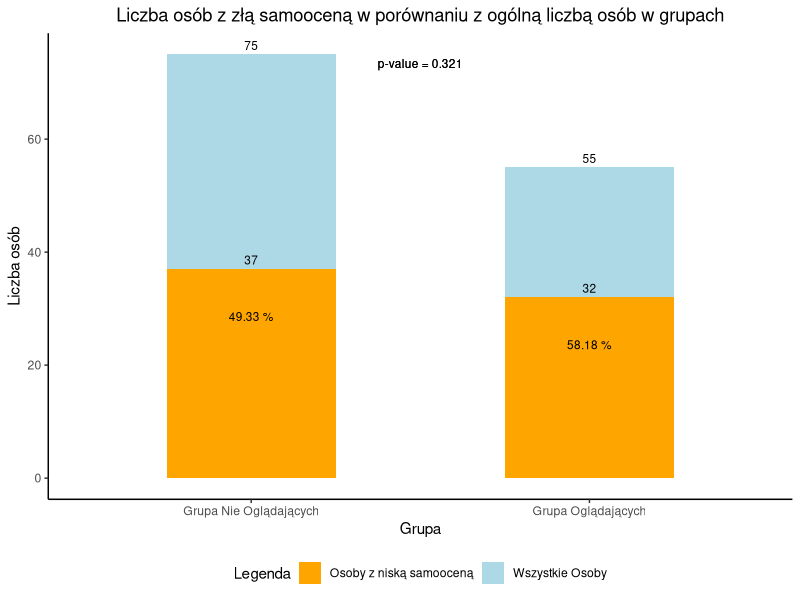

This figure's R source:
library(readxl)  
library(dplyr)   
library(writexl)  
#'''
#1) Treści na TikToku  prowadzą do niezadowolenia z kształtu, 
#wyglądu ciała oraz obniżenia samooceny'''


dir.create("Hipoteza1/Kodowanie", showWarnings = FALSE)

ankieta <- read_excel("ankieta.xlsx")

nazwy_kolumn_do_zakodowania <- ankieta %>%
  mutate(`3. Jak często przeglądasz treści na TikToku dotyczące odżywiania i wyglądu ?._kodowane`=
           case_when(
             `3. Jak często przeglądasz treści na TikToku dotyczące odżywiania i wyglądu ?` =='Nie oglądam tego typu treści'~ 0 ,
             `3. Jak często przeglądasz treści na TikToku dotyczące odżywiania i wyglądu ?` =='Raz w tygodniu' ~ 0,
             `3. Jak często przeglądasz treści na TikToku dotyczące odżywiania i wyglądu ?` =='Codziennie'~ 1,
             `3. Jak często przeglądasz treści na TikToku dotyczące odżywiania i wyglądu ?` =='Kilka razy w tygodniu' ~ 1
           ),
  `21.  Czy cierpisz z powodu niskiej samooceny i/lub zaburzeń emocjonalnych ?_kodowane`=
            case_when(
              `21.  Czy cierpisz z powodu niskiej samooceny i/lub zaburzeń emocjonalnych ?` == 'Tak' ~ 1,
              `21.  Czy cierpisz z powodu niskiej samooceny i/lub zaburzeń emocjonalnych ?` == 'Nie wiem' ~ 0 ,
              `21.  Czy cierpisz z powodu niskiej samooceny i/lub zaburzeń emocjonalnych ?` == 'Nie' ~0
            ),
  `18. Czy zadowala Cię wygląd własnego ciała ?_kodowane`=
    case_when(
      `18. Czy zadowala Cię wygląd własnego ciała ?` == 'Nie, nie jestem zadowolona' ~ 0,
      `18. Czy zadowala Cię wygląd własnego ciała ?` == 'Tak, jestem zadowolona' ~ 1,
      `18. Czy zadowala Cię wygląd własnego ciała ?` == 'Gdybym schudła byłabym zadowolona' ~ 0
      
    ),
  `4. Czy zdarza Ci się porównywać swój wygląd z wyglądem influencerów z TikToka?_kodowane`=
    case_when(
      `4. Czy zdarza Ci się porównywać swój wygląd z wyglądem influencerów z TikToka?` == 'Tak' ~ 1,
      `4. Czy zdarza Ci się porównywać swój wygląd z wyglądem influencerów z TikToka?` == 'Nie' ~ 0
    ),
  `5. Jeżeli tak to czy wpłynęło to w jakiś sposób na twoją samoocenę ?_kodowane` =
    case_when(
      `5. Jeżeli tak to czy wpłynęło to w jakiś sposób na twoją samoocenę ?`== 'Tak, moja samoocena uległa pogorszeniu' ~ 1,
      `5. Jeżeli tak to czy wpłynęło to w jakiś sposób na twoją samoocenę ?`== 'Nie myślałam nad tym' ~ 0,
      `5. Jeżeli tak to czy wpłynęło to w jakiś sposób na twoją samoocenę ?`== 'Nie, nie wpłynęło to na moją samoocenę' ~0
    ),
  `interptacja_pytania_4_i_5_kodowane` = ifelse(`4. Czy zdarza Ci się porównywać swój wygląd z wyglądem influencerów z TikToka?_kodowane` == 1, 
                                       `5. Jeżeli tak to czy wpłynęło to w jakiś sposób na twoją samoocenę ?_kodowane`, 
                                       "none")
  
)
  

dane_po_kodowaniu_hip1_grupy<- nazwy_kolumn_do_zakodowania %>%
  select(ends_with("_kodowane"))


grupa_Ogladaczy <- filter(
  dane_po_kodowaniu_hip1_grupy ,
  dane_po_kodowaniu_hip1_grupy$`3. Jak często przeglądasz treści na TikToku dotyczące odżywiania i wyglądu ?._kodowane` == 1
)


grupa_NieOgladaczy <- filter(
  dane_po_kodowaniu_hip1_grupy,
  dane_po_kodowaniu_hip1_grupy$`3. Jak często przeglądasz treści na TikToku dotyczące odżywiania i wyglądu ?._kodowane` == 0
)

t_samoocena <- t.test(
  grupa_Ogladaczy$`21.  Czy cierpisz z powodu niskiej samooceny i/lub zaburzeń emocjonalnych ?_kodowane`,
  grupa_NieOgladaczy$`21.  Czy cierpisz z powodu niskiej samooceny i/lub zaburzeń emocjonalnych ?_kodowane`,
  alternative = "two.sided"
  )

print(t_samoocena)

library(ggplot2)

# Obliczenie liczby osób z grupy, które mają złą samoocenę
liczba_osob_zla_samoocena <- sum(grupa_Ogladaczy$`21.  Czy cierpisz z powodu niskiej samooceny i/lub zaburzeń emocjonalnych ?_kodowane` == 1)
procent_zla_samoocena <- liczba_osob_zla_samoocena / nrow(grupa_Ogladaczy) * 100



# Tworzenie ramki danych do wykresu
dane_wykres <- data.frame(
  Grupa = c("Grupa Oglądających", "Grupa Nie Oglądających"),
  Liczba_Osob = c(nrow(grupa_Ogladaczy), nrow(grupa_NieOgladaczy)),
  Zla_Samoocena = c(liczba_osob_zla_samoocena, sum(grupa_NieOgladaczy$`21.  Czy cierpisz z powodu niskiej samooceny i/lub zaburzeń emocjonalnych ?_kodowane` == 1)),
  Procent_Zla_Samoocena = c(procent_zla_samoocena, sum(grupa_NieOgladaczy$`21.  Czy cierpisz z powodu niskiej samooceny i/lub zaburzeń emocjonalnych ?_kodowane` == 1) / nrow(grupa_NieOgladaczy) * 100)
)



# Tworzenie wykresu słupkowego
wykres_slupek <- ggplot(dane_wykres, aes(x = Grupa)) +
geom_bar(aes(y = Liczba_Osob, fill = "Wszystkie Osoby"), stat = "identity", width = 0.5) +
geom_bar(aes(y = Zla_Samoocena, fill = "Osoby z niską samooceną"), stat = "identity", width = 0.5) +
scale_fill_manual(values = c("Wszystkie Osoby" = "lightblue", "Osoby z niską samooceną" = "orange")) +
geom_text(aes(label = Liczba_Osob, y = Liczba_Osob), vjust = -0.5, size = 3, color = "black") +
geom_text(aes(label = Zla_Samoocena, y = Zla_Samoocena), vjust = -0.5, size = 3, color = "black") +
geom_text(aes(label = paste(round(Procent_Zla_Samoocena, 2), "%"), y = Zla_Samoocena - 10), vjust = -0.5, size = 3, color = "black") +
geom_text(x = 1.5, y = max(dane_wykres$Liczba_Osob), label = paste("p-value =", format(t_samoocena$p.value, digits = 4)), vjust = 1.5, size = 3, color = "black") +
labs(title = "Liczba osób z złą samooceną w porównaniu z ogólną liczbą osób w grupach",
        x = "Grupa",
        y = "Liczba osób",
        fill = "Legenda") +
   theme_classic() +
   theme(legend.position = "bottom",
         plot.title = element_text(hjust = 0.5))  # Poprawiona linijka z legendą
   
  

# Wyświetlenie wykresu
print(wykres_slupek)


